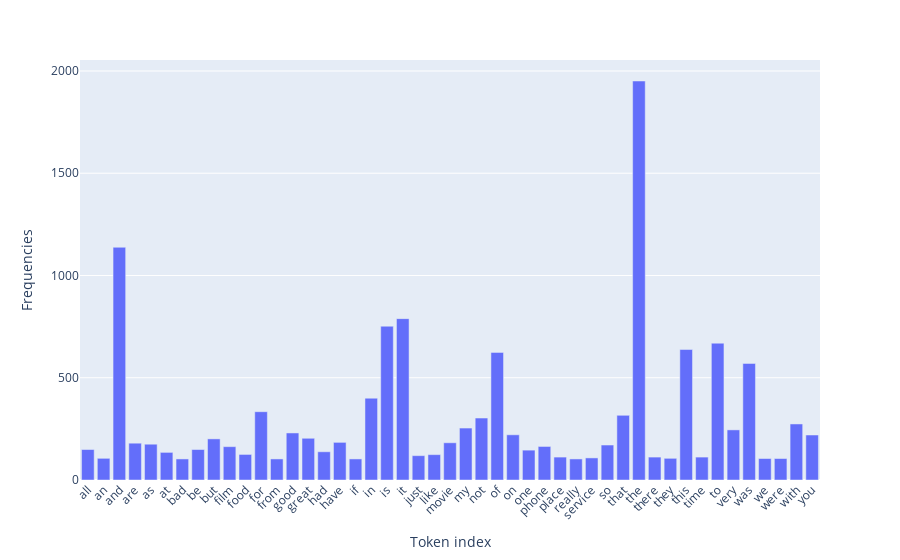

This figure's notebook cell:
### Code cell
# Plot the bar chart of selected terms
fig = px.bar(x=x_selected, y=y_selected)

fig.update_xaxes(tickangle=315)
fig.update_layout(xaxis_title="Token index", yaxis_title="Frequencies")

fig.show()

### Figure 1 — Plotly figure (JSON) as saved in the notebook; plotly's stock layout.template omitted (floating-point values rounded to 4 significant figures)
{"data": [{"alignmentgroup": "True", "hovertemplate": "x=%{x}<br>y=%{y}<extra></extra>", "legendgroup": "", "marker": {"color": "#636efa", "pattern": {"shape": ""}}, "name": "", "offsetgroup": "", "orientation": "v", "showlegend": false, "textposition": "auto", "type": "bar", "x": ["all", "an", "and", "are", "as", "at", "bad", "be", "but", "film", "food", "for", "from", "good", "great", "had", "have", "if", "in", "is", "it", "just", "like", "movie", "my", "not", "of", "on", "one", "phone", "place", "really", "service", "so", "that", "the", "there", "they", "this", "time", "to", "very", "was", "we", "were", "with", "you"], "xaxis": "x", "y": [149, 106, 1138, 180, 175, 135, 103, 149, 201, 163, 125, 334, 103, 230, 204, 138, 184, 103, 400, 752, 789, 119, 124, 182, 254, 303, 624, 221, 146, 164, 112, 103, 108, 171, 316, 1951, 112, 106, 638, 112, 669, 245, 570, 105, 105, 274, 220], "yaxis": "y"}], "layout": {"barmode": "relative", "legend": {"tracegroupgap": 0}, "margin": {"t": 60}, "xaxis": {"anchor": "y", "domain": [0, 1], "tickangle": -45, "title": {"text": "Token index"}}, "yaxis": {"anchor": "x", "domain": [0, 1], "title": {"text": "Frequencies"}}}}
